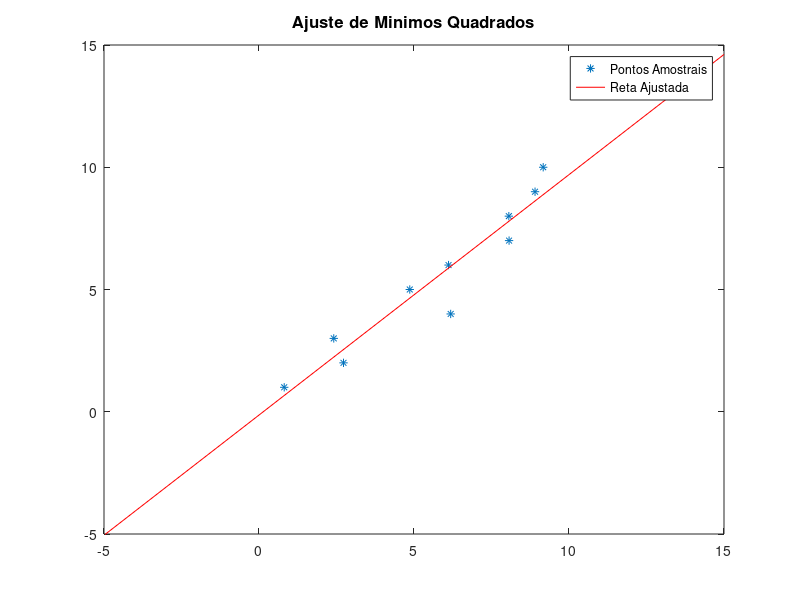

Write MATLAB code to recreate this figure.
clear all;close all

x=[0.8133 2.7258 2.4117 6.1832 4.8636 6.1139 8.0668 8.0593 8.9044 9.1677]; 
t=[1 2 3 4 5 6 7 8 9 10]; 

n=length(x);

a=( n*sum(x.*t) - sum(x)*sum(t) ) / ( n*sum(x.^2) - sum(x)*sum(x) );

b=mean(t)-a*mean(x);

%%% montando a reta 

xx=-15:15;
tt=b*ones(size(xx)) + a*ones(size(xx)).*xx;

%%% plotando
figure
plot(x,t,'*',xx,tt,'r')
axis([-5 15 -5 15])
legend('Pontos Amostrais','Reta Ajustada')
title('Ajuste de Minimos Quadrados','fontsize',12,'fontweight','bold')
